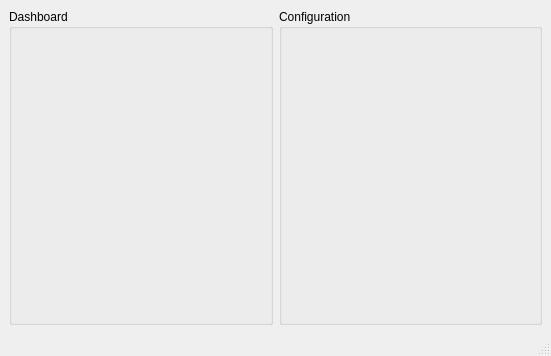
<?xml version="1.0" encoding="UTF-8"?>
<ui version="4.0">
 <class>MainWindow</class>
 <widget class="QMainWindow" name="MainWindow">
  <property name="geometry">
   <rect>
    <x>0</x>
    <y>0</y>
    <width>551</width>
    <height>356</height>
   </rect>
  </property>
  <property name="windowTitle">
   <string>Robot Mock</string>
  </property>
  <property name="windowIcon">
   <iconset resource="main_window.qrc">
    <normaloff>:/images/tuxrobot.png</normaloff>:/images/tuxrobot.png</iconset>
  </property>
  <widget class="QWidget" name="central_layout">
   <layout class="QHBoxLayout" name="horizontalLayout">
    <item>
     <widget class="DashboardGroupBox" name="dashboard_group_box">
      <property name="title">
       <string notr="true">Dashboard</string>
      </property>
     </widget>
    </item>
    <item>
     <widget class="ConfigurationGroupBox" name="configuration_group_box">
      <property name="title">
       <string>Configuration</string>
      </property>
     </widget>
    </item>
   </layout>
  </widget>
  <widget class="QMenuBar" name="menubar">
   <property name="geometry">
    <rect>
     <x>0</x>
     <y>0</y>
     <width>551</width>
     <height>29</height>
    </rect>
   </property>
   <property name="defaultUp">
    <bool>false</bool>
   </property>
  </widget>
  <widget class="QStatusBar" name="statusbar"/>
 </widget>
 <customwidgets>
  <customwidget>
   <class>DashboardGroupBox</class>
   <extends>QGroupBox</extends>
   <header location="global">ros_fun_py_trees_ros_tutorials.mock.gui.dashboard_group_box</header>
   <container>1</container>
  </customwidget>
  <customwidget>
   <class>ConfigurationGroupBox</class>
   <extends>QGroupBox</extends>
   <header location="global">ros_fun_py_trees_ros_tutorials.mock.gui.configuration_group_box</header>
   <container>1</container>
  </customwidget>
 </customwidgets>
 <resources>
  <include location="main_window.qrc"/>
 </resources>
 <connections/>
</ui>
